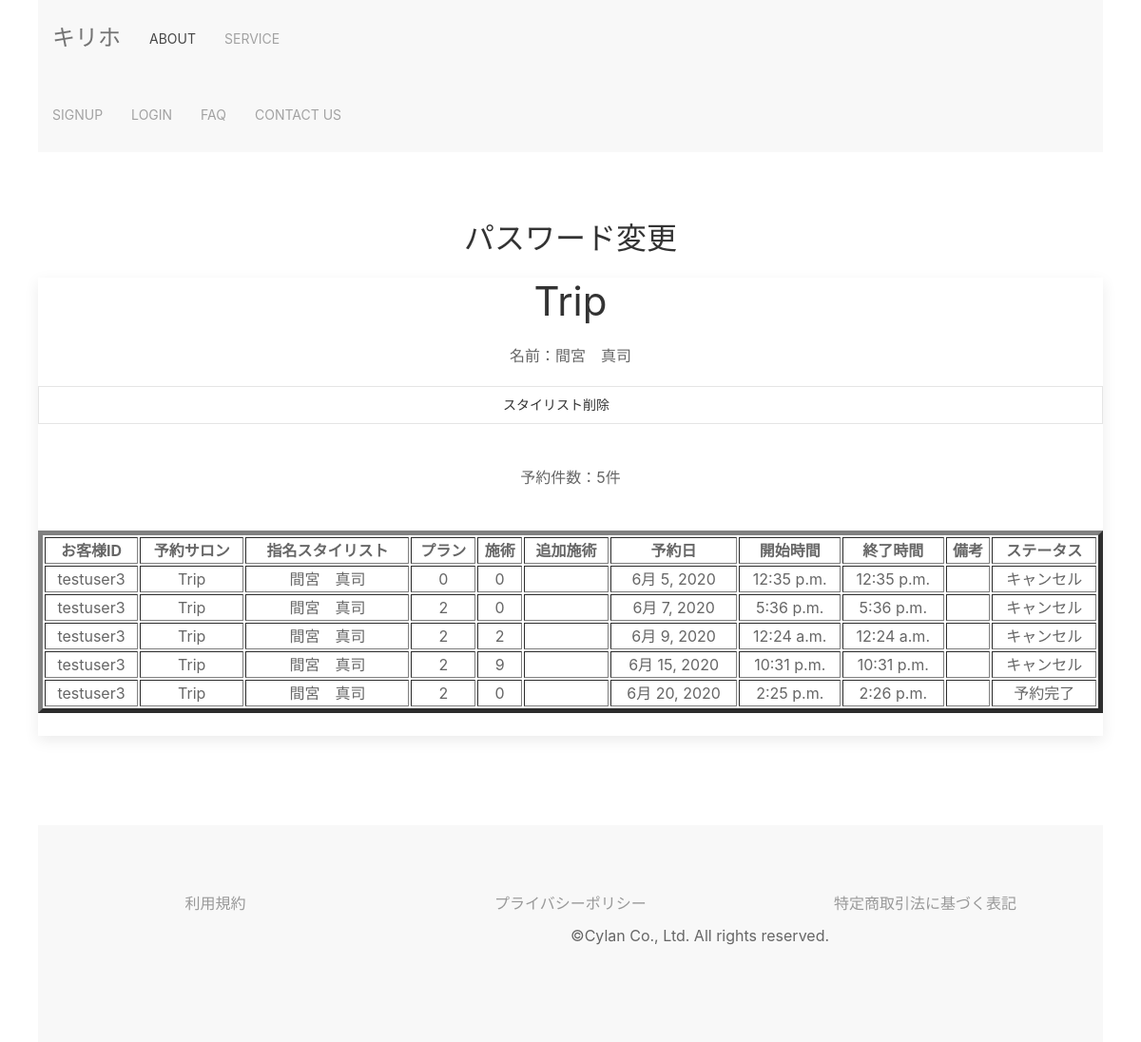
The page /stylist_detail/1/ on the database as committed earlier.
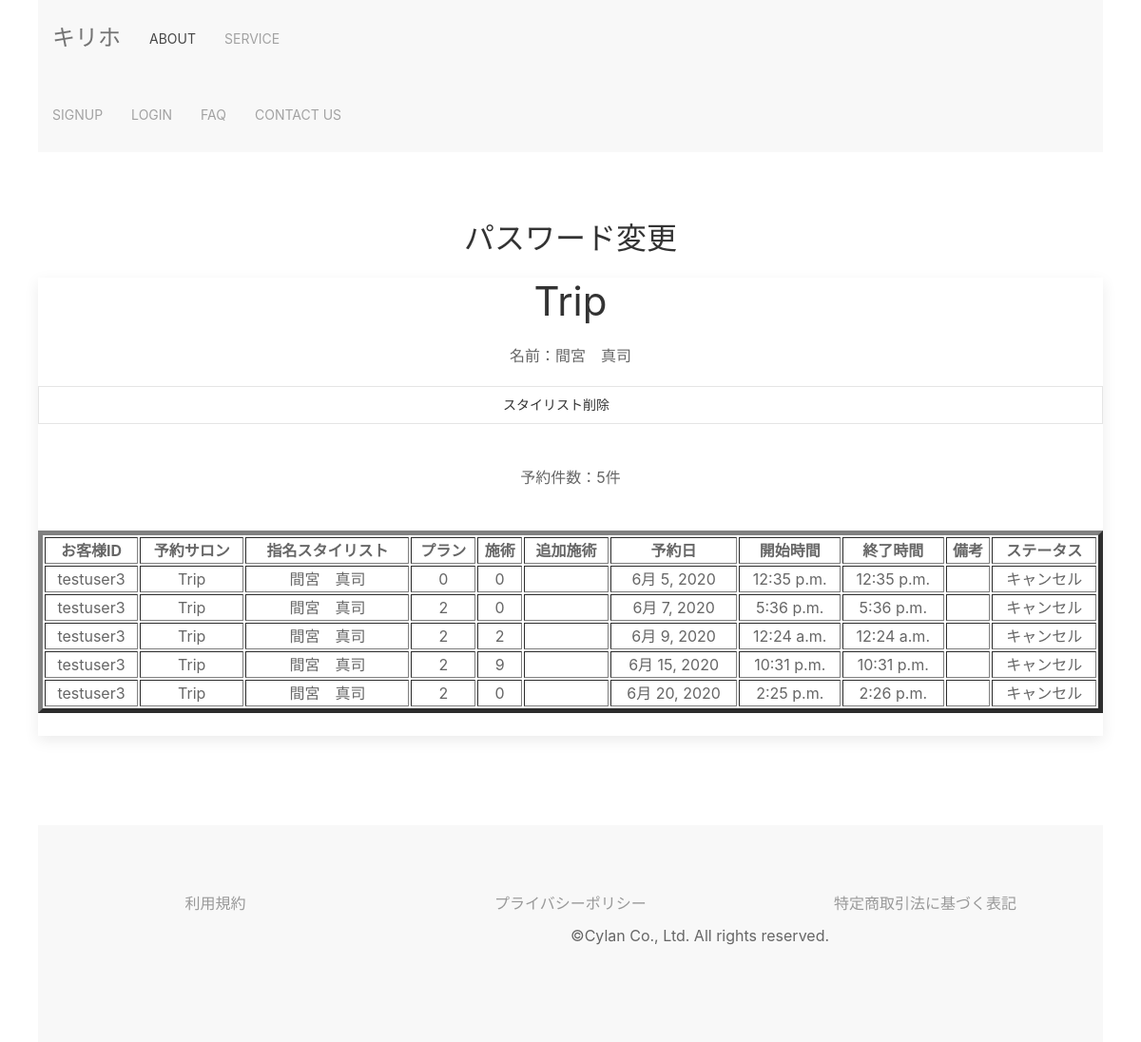
The same page on the database as committed later.
### unlimited/models.py (models this page shows, shortened)
class Reservation(models.Model):
    STATUS = (
        (0, '予約完了'),
        (1, '済'),
        (2, 'キャンセル'),
        (3, 'ドタキャン')
    )
    class Meta:
        db_table = 'Reservation'
    member = models.CharField(verbose_name='お客様ID', max_length=20)
    salon = models.ForeignKey(Salon, verbose_name='予約サロン', on_delete=models.PROTECT, blank=False, null=False)
    stylist = models.ForeignKey(Stylist, verbose_name='指名スタイリスト', on_delete=models.PROTECT, blank=False, null=False)
    plan = models.IntegerField(verbose_name='選択プラン', choices=PLAN, default=0)
    treatment = models.IntegerField(verbose_name='施術', choices=TREATMENT, default=0)
    add_treat = models.TextField(verbose_name='追加施術', blank=True, max_length=255)
    date = models.DateField(verbose_name='予約日', default=timezone.localtime)
    start = models.TimeField(verbose_name='開始時間', default=timezone.localtime)
    end = models.TimeField(verbose_name='終了時間', default=timezone.localtime)
    remarks = models.TextField(verbose_name='備考', blank=True, max_length=255)
    status = models.IntegerField(verbose_name='状態', choices=STATUS, default=0)

class Salon(models.Model):
    class Meta:
        db_table = 'salon'
    salon = models.ForeignKey(settings.AUTH_USER_MODEL, verbose_name='サロンID', on_delete=models.PROTECT, null=True,
                              blank=True)
    salon_name = models.CharField(verbose_name='店名', max_length=255, blank=False, null=False)
    salon_email = models.EmailField(verbose_name='店舗メール', null=False,
                                    blank=False, unique=True)
    home_page = models.URLField(verbose_name='ホームページ', unique=True)
    salon_phone_num_regex = RegexValidator(regex=r'^[0-9]+$', message="電話番号は入力必須です。例:09012345678")
    salon_phone_num = models.CharField(verbose_name='店舗電話番号', null=False, unique=True, blank=False,
                                       validators=[salon_phone_num_regex], max_length=15, )
    salon_address = models.CharField(verbose_name='住所', max_length=255, null=False, blank=False)
    business_hours = models.CharField(verbose_name='営業日時', max_length=255)
    cut_prise = models.IntegerField(verbose_name='カット料金', null=False, blank=False)
    color_prise = models.IntegerField(verbose_name='カラー料金', null=False, blank=False)
    mainte_cut_prise = models.IntegerField(verbose_name='メンテナンスカット料金', null=False, blank=False, default=1500)
    mainte_color_prise = models.IntegerField(verbose_name='メンテナンスカラー料金', null=False, blank=False, default=2000)
    def __str__(self):
        return self.salon_name

class Stylist(models.Model):
    class Meta:
        db_table = 'stylist'
    affiliation_salon = models.ForeignKey(Salon, verbose_name='所属サロン', on_delete=models.PROTECT)
    stylist_name = models.CharField(verbose_name='名前', max_length=255, blank=False, null=False)
    def __str__(self):
        return self.stylist_name

### unlimited/views.py (the view)
# urls.py: path('stylist_detail/<int:pk>/', views.StylistDetail.as_view(), name='stylist_detail'),
class StylistDetail(generic.DetailView):
    model = Stylist
    template_name = 'unlimited/stylist_detail.html'
    def get_context_data(self, **kwargs):
        stylist = self.kwargs['pk']
        reservations = Reservation.objects.filter(stylist=stylist)
        count = Reservation.objects.filter(stylist=stylist).count()
        context = super().get_context_data(**kwargs)
        context.update({
            'reservations': reservations,
            'count': count,
        })
        return context

### unlimited/templates/unlimited/stylist_detail.html
{% extends "unlimited/base.html" %}
{% block content %}
<section class="uk-section uk-section-default uk-text-center">
    <h2 class="uk-heading-line uk-text-center">パスワード変更</h2>
    <div class="uk-card uk-card-large uk-card-default uk-align-center uk-grid-collapse uk-child-width-1-1@s uk-margin" uk-grid>
        <h1>{{ stylist.affiliation_salon }}</h1>
        <p>名前：{{ stylist.stylist_name }}</p>
        <a class="uk-button uk-button-default" href="{% url 'unlimited:stylist_delete' stylist.id %}">スタイリスト削除</a>
        <br />
        <br />
        <p>予約件数：{{ count }}件</p>
        <br />
        <table border="5" width="1000">
            <tr>
                <th>お客様ID</th>
                <th>予約サロン</th>
                <th>指名スタイリスト</th>
                <th>プラン</th>
                <th>施術</th>
                <th>追加施術</th>
                <th>予約日</th>
                <th>開始時間</th>
                <th>終了時間</th>
                <th>備考</th>
                <th>ステータス</th>
            </tr>
            {% for reservation in reservations %}
            <tr>
                <td>{{ reservation.member }}</td>
                <td>{{ reservation.salon }}</td>
                <td>{{ reservation.stylist }}</td>
                <td>{{ reservation.plan }}</td>
                <td>{{ reservation.treatment }}</td>
                <td>{{ reservation.add_treat }}</td>
                <td>{{ reservation.date }}</td>
                <td>{{ reservation.start }}</td>
                <td>{{ reservation.end }}</td>
                <td>{{ reservation.remarks }}</td>
                <td>{{ reservation.get_status_display }}</td>
            </tr>
            {% endfor %}
        </table>
        <br/>
    </div>
</section>
<br/>
{% endblock %}

Rows that differ between the two databases and show on the page:
changed Reservation (number 5 of 5 on the later page): status "予約完了" → "キャンセル"
